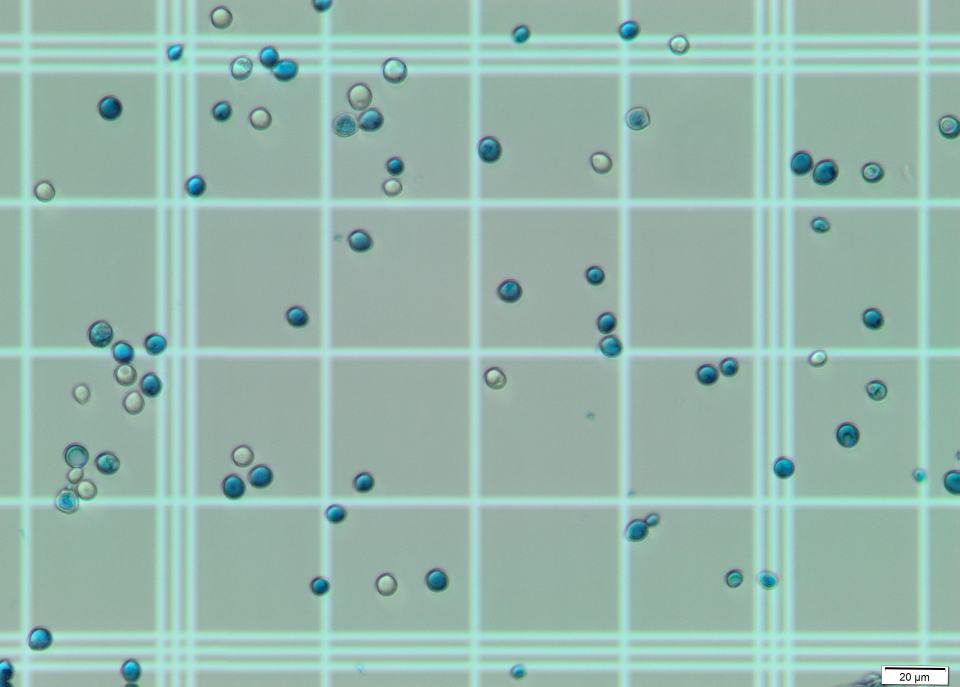
#> input picture rotation_fixed_1/seq1_1_2.jpg, 3840 x 2748 px (shown at 1/4 size); its folder holds 4 pictures in this run
$ jupyter execute --allow-errors Untitled3.ipynb
#> lines starting #> are read from the running program, lines starting #| are printed output that depends on the picture; after the words box and inside, x2 and y2 are one past the last pixel; in counts of white or black regions, pixels touching at a corner belong together
[cell 1]
import imageio as im
import numpy as np
import matplotlib.pyplot as plt
import os
import scipy
from scipy.ndimage import rotate
from scipy.optimize import minimize_scalar
from scipy import fft
from itertools import accumulate
from functools import reduce
import operator
from skimage.filters import gaussian, laplace
from skimage.feature import local_binary_pattern, hog
from skimage.transform import resize

[cell 2]
base_dir = './rotation_fixed_1/'
image_paths = sorted(os.listdir(base_dir))[1:]
images = [im.imread(f'{base_dir}{path}') for path in image_paths]
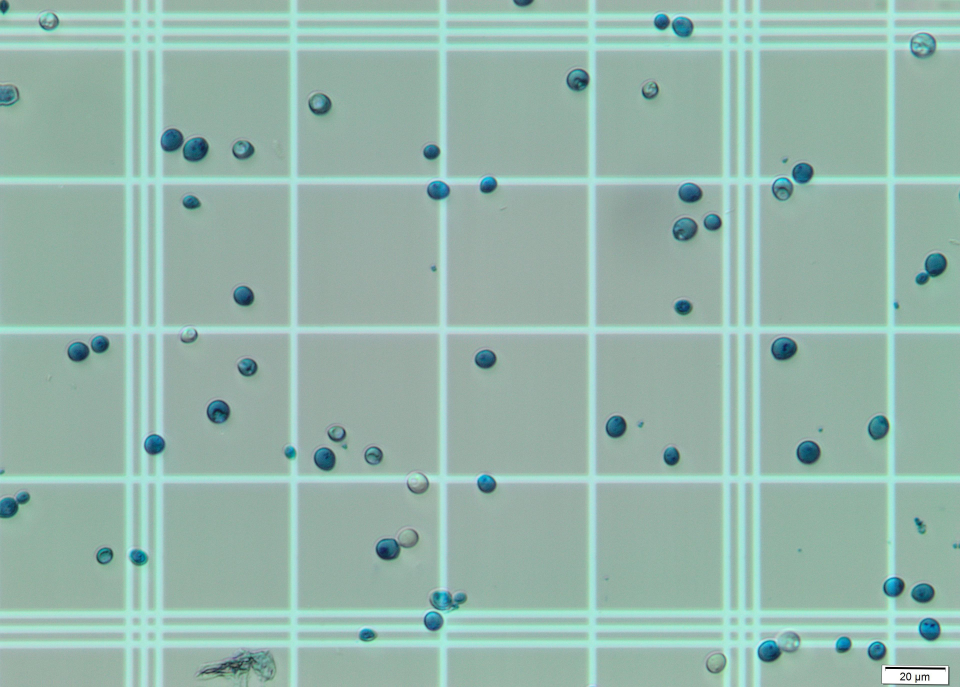
#> input picture rotation_fixed_1/seq1_1_3.jpg, 3840 x 2748 px (shown at 1/4 size)
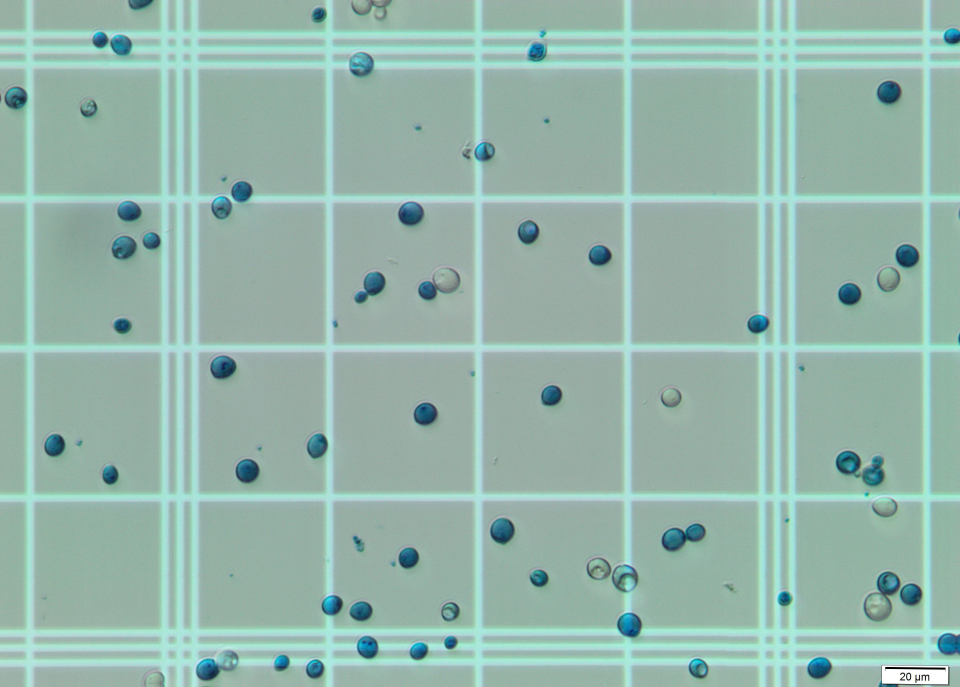
#> input picture rotation_fixed_1/seq1_1_4.jpg, 3840 x 2748 px (shown at 1/4 size)
#> images = 3 items

[cell 3]
def downsample_img(img: np.array, sample_shape: (int, int)) -> np.array:
    """
    Downsamples the image img so that the new iamge has width = sample_width
    and height = sample_height. The downsampled_img, is such that for each
    coordinate (x, y) downsampled_img[x][y] is equal to the pixel value at
    img[x * img.height/sample_height][y * img.width/sample_width]
    """
#> called with sample_shape = (1112, 1288)
    partition_height = int(np.ceil(img.shape[0] / sample_shape[0]))
#> partition_height = 3
    partition_width = int(np.ceil(img.shape[1] / sample_shape[1]))
#> partition_width = 3
    return img[::partition_height,::partition_width]

[cell 4]
def to_monochromatic(img):
    r_weight = 0.114
    g_weight = 0.299
    b_weight = 0.587
    return r_weight * img[:,:,0] + g_weight * img[:,:,1] + b_weight * img[:,:,2]

[cell 5]
# [11 lines left out: function normalize_img, not called in this run]

[cell 6]
def threshold(img, percentile):
    return (img > np.percentile(img, percentile)).astype(int)

[cell 7]
downsampled = [downsample_img(img, (1112, 1288)) for img in images]
#> downsampled = 3 items
# downsampled = [downsample_img(img, (556, 644)) for img in images]
monochromatic = [to_monochromatic(img) for img in downsampled]
#> in to_monochromatic, `return r_weight * img[:,:,0] + g_weight * img[:,:,1] + b_weight * img[..`:
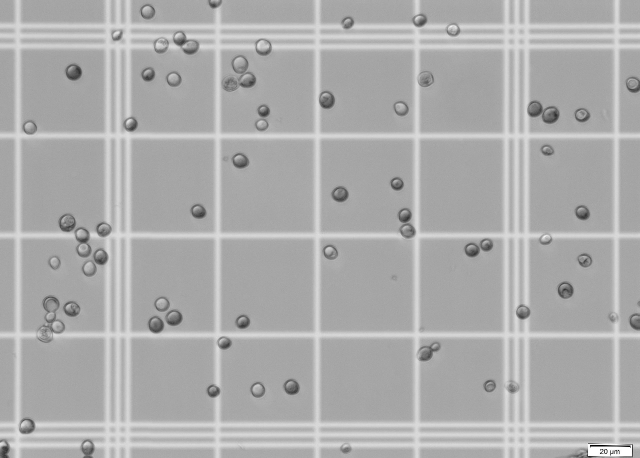
#> returned value: shape (916, 1280) float64 (shown at 1/2 size); min 0, max 255, mean 173.6
#> in to_monochromatic (call 2), `r_weight = 0.114`: r_weight = 0.114
#> in to_monochromatic (call 2), `return r_weight * img[:,:,0] + g_weight * img[:,:,1] + b_weight * img[..`:
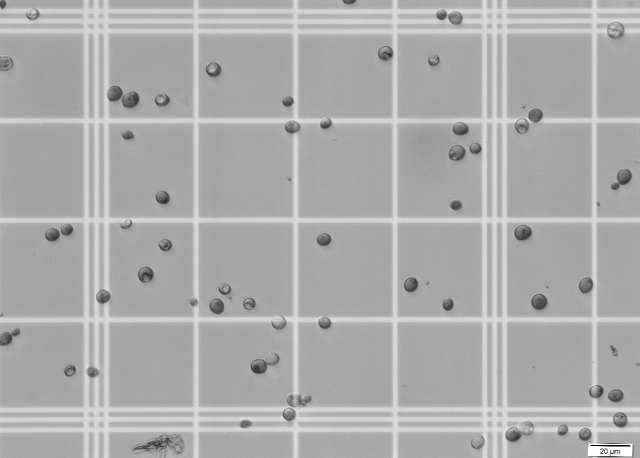
#> returned value: shape (916, 1280) float64 (shown at 1/2 size); min 0, max 255, mean 173
#> in to_monochromatic (call 3), `return r_weight * img[:,:,0] + g_weight * img[:,:,1] + b_weight * img[..`:
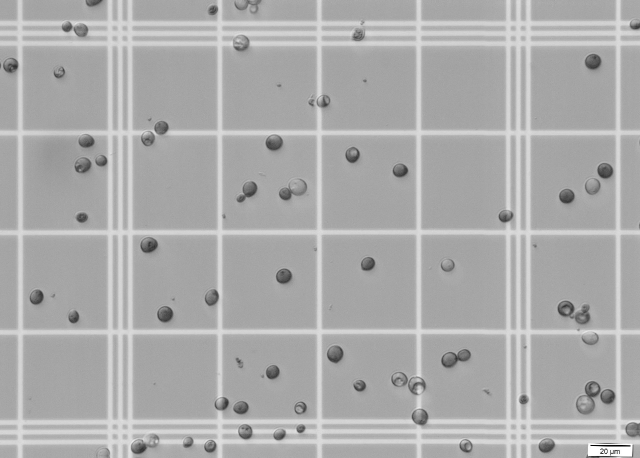
#> returned value: shape (916, 1280) float64 (shown at 1/2 size); min 0, max 255, mean 172.7
#> monochromatic = 3 items
thresholded = [(img > np.percentile(img, 90)) for img in monochromatic]
#> thresholded = 3 items

[cell 8]
from math import sqrt
from skimage import data
from skimage.feature import blob_dog, blob_log, blob_doh
from skimage.color import rgb2gray

import matplotlib.pyplot as plt

image = downsampled[0]
image_gray = rgb2gray(image)

blobs_dog = blob_dog(image_gray, min_sigma=4, max_sigma=50, sigma_ratio=3, threshold=.01)
#> blobs_dog = 670 rows, first 8: [902, 1185, 4], [469, 186, 4], [93, 345, 4], [470, 141, 4], [442, 830, 4], [72, 379, 4], [668, 1279, 4], [669, 300, 4]
blobs_dog[:, 2] = blobs_dog[:, 2] * sqrt(2)
print(blobs_dog.shape)
#| (670, 3)

blobs_list = [blobs_dog]
colors = ['lime']
titles = ['Difference of Gaussian',]
sequence = zip(blobs_list, colors, titles)

fig, axes = plt.subplots(1, 3, figsize=(9, 3), sharex=True, sharey=True)
ax = axes.ravel()

for idx, (blobs, color, title) in enumerate(sequence):
    ax[idx].set_title(title)
    ax[idx].imshow(image)
    for blob in blobs:
        y, x, r = blob
        c = plt.Circle((x, y), r, color=color, linewidth=2, fill=False)
        ax[idx].add_patch(c)
    ax[idx].set_axis_off()
#> this loop made 1 pass
#> (color, title) on pass 1: ('lime', 'Difference of Gaussian')

plt.tight_layout()
plt.show()
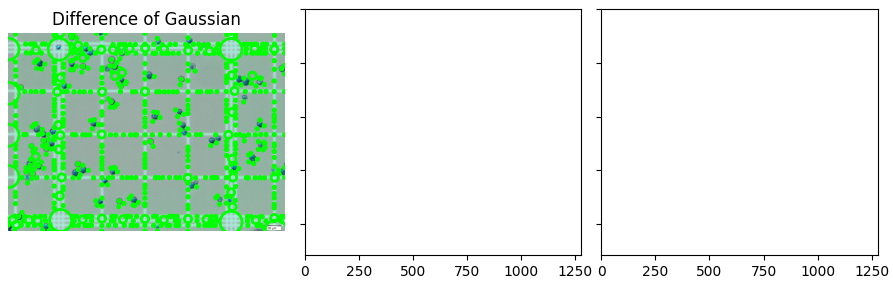
#> figure drawn by matplotlib, 1 panel

[cell 9]
image = downsampled[1]
image_gray = rgb2gray(image)

blobs_log = blob_log(image_gray, min_sigma=3, max_sigma=40, num_sigma=10, threshold=.1)
#> blobs_log = 102 rows, first 8: [896, 1232, 3], [896, 1228, 3], [896, 1218, 3], [908, 1217, 3], [895, 1208, 3], [240, 1056, 3], [0, 0, 3], [896, 1261, 3]

# Compute radii in the 3rd column.
blobs_log[:, 2] = blobs_log[:, 2] * sqrt(2)

blobs_dog = blob_dog(image_gray, max_sigma=30, threshold=.1)
#> blobs_dog = 79 rows, first 8: [903, 1232, 1], [903, 1236, 1], [904, 1224, 1], [903, 1211, 1], [904, 1206, 1], [910, 1223, 1], [895, 1208, 1.6], [900, 1203, 1]
blobs_dog[:, 2] = blobs_dog[:, 2] * sqrt(2)

blobs_doh = blob_doh(image_gray, min_sigma=3, max_sigma=40, threshold=.01)
#> blobs_doh = 34 rows, first 8: [891, 1259, 40], [593, 205, 15.33], [29, 881, 11.22], [870, 1025, 15.33], [869, 1170, 15.33], [838, 1239, 15.33], [466, 1046, 19.44], [605, 1079, 19.44]

blobs_list = [blobs_log, blobs_dog, blobs_doh]
colors = ['yellow', 'lime', 'red']
titles = ['Laplacian of Gaussian', 'Difference of Gaussian',
          'Determinant of Hessian']
sequence = zip(blobs_list, colors, titles)

fig, axes = plt.subplots(1, 3, figsize=(9, 3), sharex=True, sharey=True)
ax = axes.ravel()

for idx, (blobs, color, title) in enumerate(sequence):
    ax[idx].set_title(title)
    ax[idx].imshow(image)
    for blob in blobs:
        y, x, r = blob
        c = plt.Circle((x, y), r, color=color, linewidth=2, fill=False)
        ax[idx].add_patch(c)
    ax[idx].set_axis_off()
#> this loop made 3 passes

plt.tight_layout()
plt.show()
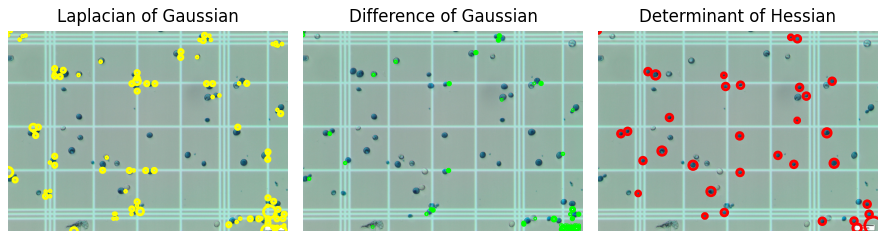
#> figure drawn by matplotlib, 3 panels

[cell 10]
# [5 lines left out: function cross_correlate, not called in this run]

def convolve(img, filt):
    return cross_correlate(img, np.flip(filt))

def generate_zero_centered_arange(size):
    center = size // 2
    return np.arange(size) - center

# [4 lines left out: function compute_2d_gaussian, not called in this run]

def ensure_is_odd(value):
    return value + (1 - value % 2)

def compute_optimal_gaussian_filter_size(sigma):
    return ensure_is_odd(int(2 * sigma))

# [8 lines left out: function generate_gaussian_filter, not called in this run]

from scipy.ndimage import convolve

# [7 lines left out: function apply_gaussian_filter, not called in this run]

[cell 11]
# [53 lines left out: functions calculate_difference_of_gaussians, build_neighborhoods_generator, find_peaks, detect_blobs, not called in this run]

[cell 12]
from src.key_points import detect_blobs

image = downsampled[0]
image_gray = rgb2gray(image)
#> (the rest of this cell did not finish here and is left out)

#> (a cell that did not finish here is left out)

[cell 14]
from math import sqrt
#> (the rest of this cell did not finish here and is left out)

[cell 15]
template = thresholded[0][0:133,156:317]
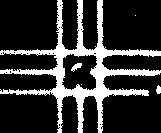
#> template: shape (133, 161) bool; 20.2% white; 5 white regions (2 under 20 px), largest, box (x1, y1, x2, y2) and area: (0, 0, 161, 133) 4245, (71, 63, 82, 72) 51, (156, 85, 161, 94) 34
template = np.pad(template, ((6, 0), (0, 0)), mode='reflect')
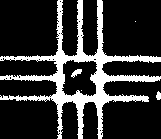
#> template: shape (139, 161) bool; 19.8% white; 5 white regions (2 under 20 px), largest, box (x1, y1, x2, y2) and area: (0, 0, 161, 139) 4344, (71, 69, 82, 78) 51, (156, 91, 161, 100) 34
print(template.shape)
#| (139, 161)
plt.imshow(template, cmap='gray')
plt.axvline(template.shape[1] // 2, color='cyan')
plt.axhline(template.shape[0] // 2, color='cyan')
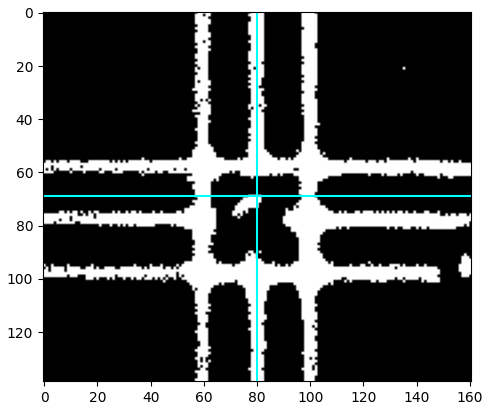
#> figure drawn by matplotlib, 1 panel
